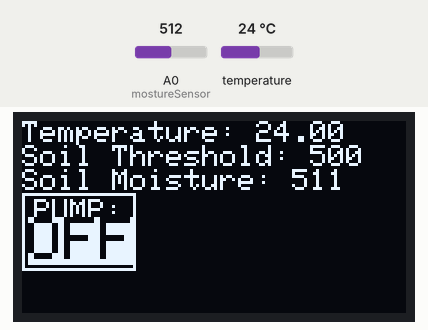
This sketch was run on a simulated Arduino Uno, built with avr-gcc and run on an emulated ATmega328P. On the bench: 128×64 one-colour display. The test bench sets the inputs (shaded band); at power-on: A0 (mostureSensor) = 512, temperature 24 °C. The display library's start-up logo is not drawn.

Above: at 2.4 s.
2.5 s: A0 (mostureSensor) set to 716
At 5.1 s:
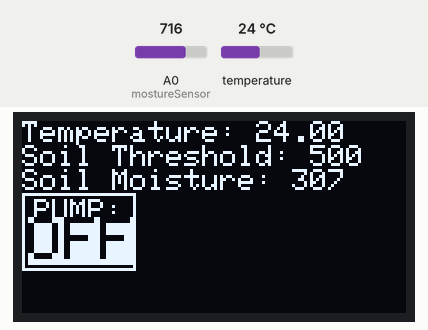
8.2 s: temperature set to 12 °C
At 9.6 s:
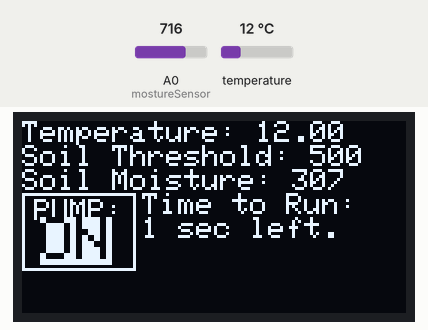
13.9 s: temperature set to 19 °C
At 15.3 s:
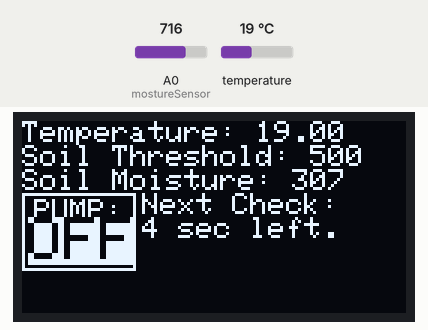
17.7 s: A0 (mostureSensor) set to 900
At 22.4 s:
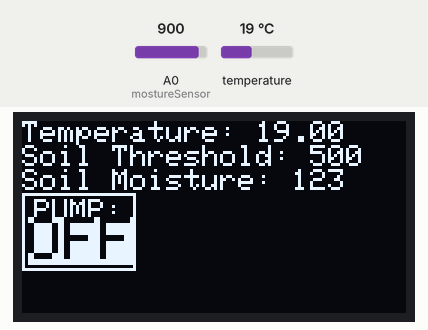
23.2 s: temperature set to 28 °C
At 23.9 s:
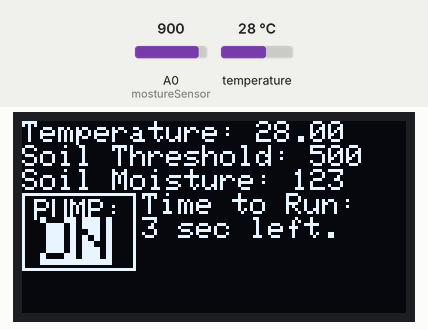
26.8 s: A0 (mostureSensor) set to 1023
At 28.1 s:
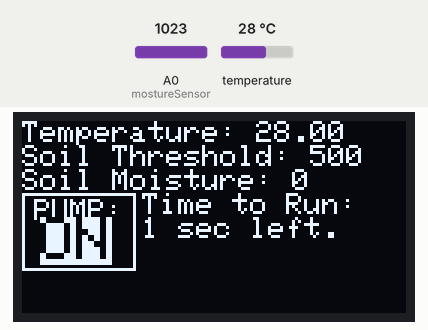
Timing chart, 0 to 29.8 s (numbered marks = the images above; inputs shaded):
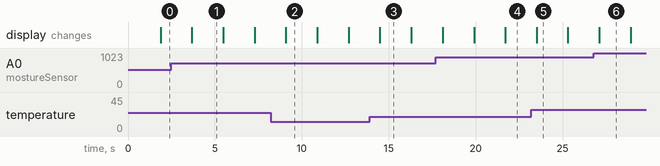

The sketch:

lazy-gardener.ino
```cpp
// (licence header left out)
#include <SPI.h>
#include <Wire.h>
#include <Adafruit_GFX.h>
#include <Adafruit_SSD1306.h>
#include <OneWire.h>
#include <DallasTemperature.h>

// Set up temperature sensor (temporary?)
#define ONE_WIRE_BUS 2
OneWire oneWire(ONE_WIRE_BUS);
DallasTemperature sensors(&oneWire);

// Initialize OLED Display for arduino board
#define OLED_MOSI   9
#define OLED_CLK   10
#define OLED_DC    11
#define OLED_CS    12
#define OLED_RESET 13
Adafruit_SSD1306 display(OLED_MOSI, OLED_CLK, OLED_DC, OLED_RESET, OLED_CS);

#define LOGO16_GLCD_HEIGHT 16
#define LOGO16_GLCD_WIDTH  16
#if (SSD1306_LCDHEIGHT != 64)
#error("Height incorrect, please fix Adafruit_SSD1306.h!");
#endif

/*
 * OLED Display 128x64
 * X: 128 pixels
 * Y: 64 pixels, 8 lines, 8 pixels each
 */
#define DISPLAY_TEMPERATURE_LINE_X 0
#define DISPLAY_TEMPERATURE_LINE_Y 0
#define DISPLAY_SOIL_THRESHOLD_LINE_X 0
#define DISPLAY_SOIL_THRESHOLD_LINE_Y 8
#define DISPLAY_SOIL_MOISTURE_LEVEL_LINE_X 0
#define DISPLAY_SOIL_MOISTURE_LEVEL_LINE_Y 16
#define DISPLAY_PUMP_STATUS_HEADER_LINE_X 4
#define DISPLAY_PUMP_STATUS_HEADER_LINE_Y 26
#define DISPLAY_PUMP_STATUS_VALUE_LINE_X 2
#define DISPLAY_PUMP_STATUS_VALUE_LINE_Y 32
#define DISPLAY_PUMP_RUNNING_HEADER_LINE_X 40
#define DISPLAY_PUMP_RUNNING_HEADER_LINE_Y 24
#define DISPLAY_PUMP_RUNNING_VALUE_LINE_X 40
#define DISPLAY_PUMP_RUNNING_VALUE_LINE_Y 32
#define DISPLAY_PUMP_STATUS_RECT_1X 0
#define DISPLAY_PUMP_STATUS_RECT_1Y 24
#define DISPLAY_PUMP_STATUS_RECT_2X 38
#define DISPLAY_PUMP_STATUS_RECT_2Y 26 // Not actual pixel, but relative to previous coordinate

// General Configuration Constants
#define MOISTTHRESH 500
#define PUMP_DURATION 3 // 3 counts (seconds?)
#define PUMP_WAIT 5 // 5 counts (seconds?)

// Boolean Constants
#define PUMP_OFF 0
#define PUMP_ON 1

// Global Variables
int mostureSensor = 0;
int moisture_threshold = MOISTTHRESH;
int pump_wait_timer = 0; // How long to wait before we test the soil moisture before activating the pump again, Counter for pump activation wait time
int pump_active_duration_timer = PUMP_DURATION; // How long to run the pump for
bool pump_state = PUMP_OFF;
bool pump_active = false;
bool pump_waiting = false;

/* Setup */
void setup()   {
  Serial.begin(9600);

  // Start up the library (temperature)
  sensors.begin();

  // by default, we'll generate the high voltage from the 3.3v line internally! (neat!)
  display.begin(SSD1306_SWITCHCAPVCC);
  // init done

  // Show image buffer on the display hardware.
  // Since the buffer is intialized with an Adafruit splashscreen
  // internally, this will display the splashscreen.
  display.display();
  delay(1000);

  // Clear the buffer.
  display.clearDisplay();

}

/*
 * Function displays current status of pump pn screen
 */
void displayPumpStatusMessage() {

  if (pump_state == PUMP_ON) {
    // Pump is on
    display.setCursor(DISPLAY_PUMP_STATUS_HEADER_LINE_X, DISPLAY_PUMP_STATUS_HEADER_LINE_Y);
    display.print("PUMP:");
    display.setTextSize(2);
    display.setCursor(DISPLAY_PUMP_STATUS_VALUE_LINE_X+4, DISPLAY_PUMP_STATUS_VALUE_LINE_Y);
    display.setTextColor(BLACK, WHITE);
    display.print("ON");
    display.setTextColor(WHITE, BLACK);
    display.setTextSize(1);
    display.setCursor(DISPLAY_PUMP_RUNNING_HEADER_LINE_X, DISPLAY_PUMP_RUNNING_HEADER_LINE_Y);
    display.print("Time to Run: ");
    display.setCursor(DISPLAY_PUMP_RUNNING_VALUE_LINE_X, DISPLAY_PUMP_RUNNING_VALUE_LINE_Y);
    display.print(pump_active_duration_timer);
    display.print(" sec left.");
  } else {
    // Pump is off
    display.setCursor(DISPLAY_PUMP_STATUS_HEADER_LINE_X, DISPLAY_PUMP_STATUS_HEADER_LINE_Y);
    display.print("PUMP:");
    display.setTextSize(2);
    display.setCursor(DISPLAY_PUMP_STATUS_VALUE_LINE_X, DISPLAY_PUMP_STATUS_VALUE_LINE_Y);
    display.setTextColor(BLACK, WHITE);
    display.print("OFF");
    display.setTextColor(WHITE, BLACK);
    display.setTextSize(1);
    if (pump_wait_timer) { // Only show the timer if we have time left. Otherwise we just let it wait until next time the soil moisture falls below the threshold
        display.setCursor(DISPLAY_PUMP_RUNNING_HEADER_LINE_X, DISPLAY_PUMP_RUNNING_HEADER_LINE_Y);
        display.print("Next Check: ");
        display.setCursor(DISPLAY_PUMP_RUNNING_VALUE_LINE_X, DISPLAY_PUMP_RUNNING_VALUE_LINE_Y);
        display.print(pump_wait_timer);
        display.print(" sec left.");
    }
  }

  // Draw a rectangle around pump status indicator
  display.drawRect(DISPLAY_PUMP_STATUS_RECT_1X, DISPLAY_PUMP_STATUS_RECT_1Y, DISPLAY_PUMP_STATUS_RECT_2X, DISPLAY_PUMP_STATUS_RECT_2Y, WHITE);
}

/*
 * Function to toggle the water pump on/off based on command provided
 * Function checks the pump state and toggles as needed
 */
void togglePump(bool toggle_command = PUMP_OFF) {

  // Check what we need to do
  if (toggle_command == PUMP_ON) { // Command is to turn pump on (or keep it on)

    if (pump_state != PUMP_ON) { // Current state is OFF, so let's turn it on
      // Turn it on!
      // ****** CODE TO BE PLACED HERE ****** //

      pump_state = PUMP_ON; // Set the state of the pump to on
    }
  } else { // Command is to turn pump off (or keep it off)

    if (pump_state != PUMP_OFF) { // Current state is ON, so let's turn it off
      // Turn it off!
      // ****** CODE TO BE PLACED HERE ****** //

      pump_state = PUMP_OFF; // Set the state of the pump to on
    }
  }
}

/* Main Loop */
void loop() {
  display.clearDisplay();
  display.setTextSize(1);
  display.setTextColor(WHITE);
  display.setCursor(DISPLAY_TEMPERATURE_LINE_X, DISPLAY_TEMPERATURE_LINE_Y);
  display.print("Temperature: ");

  sensors.requestTemperatures(); // Send the command to get temperatures

  display.print(sensors.getTempCByIndex(0)); // Why "byIndex"? You can have more than one IC on the same bus. 0 refers to the first IC on the wire

  int sensorValue = 1023-analogRead(mostureSensor);

  display.setCursor(DISPLAY_SOIL_THRESHOLD_LINE_X, DISPLAY_SOIL_THRESHOLD_LINE_Y);
  display.print("Soil Threshold: ");
  display.print(moisture_threshold);

  display.setCursor(DISPLAY_SOIL_MOISTURE_LEVEL_LINE_X, DISPLAY_SOIL_MOISTURE_LEVEL_LINE_Y);
  display.print("Soil Moisture: ");
  display.println(sensorValue);

  // Display Pump Status At All Times
  displayPumpStatusMessage();

  if (pump_state == PUMP_ON) {
    // Pump is active

    // Check the timer to make sure we shoudld till be running the pump
    if (--pump_active_duration_timer < 0) {
       // Time ran out, so let's stop the pump

       // *** STOP PUMP ***
       togglePump(PUMP_OFF);

       // Now set the wait state to true and initialize the timer
       pump_waiting = true;
       pump_wait_timer = PUMP_WAIT;
    }

  } else {
    // Pump isn't active

    // Let's make sure our delay period isn't still counting
    if (pump_waiting) {
      // We're in the wait period. Let's decrement, and move on
      if (--pump_wait_timer <= 0) {
        // Looks like we're eready to try checking again, so let's change the pump_waiting state to false and let the check happen again
        pump_waiting = false;
      }
    } else {

      // We don't need to wait, so let's check the moisture level
      if (sensorValue < moisture_threshold) {

        // Set the pump active state to true
        pump_active_duration_timer = PUMP_DURATION;

        // *** START PUMP ***
        togglePump(PUMP_ON);
      }
    }
  }

  display.setTextSize(1);

  // Print all above to screen
  display.display();
  delay(1000);
}
```

Measured:
- after the input at 2.5 s, the display: changes after 1.2 s (image 1)
- what the display in image 1 shows lasts 1.8 s, from 3.7 s to 5.5 s
